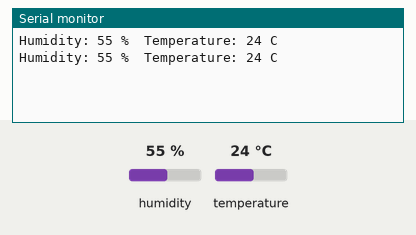
Recording of a sketch running on a simulated Arduino Uno, built with avr-gcc and run on an emulated ATmega328P. Shown: the last lines printed to the serial monitor. The test bench sets the inputs (shaded band); at power-on: humidity 55 %, temperature 24 °C.

Above: at 2.8 s.
2.9 s: humidity set to 22 %
At 5.1 s:
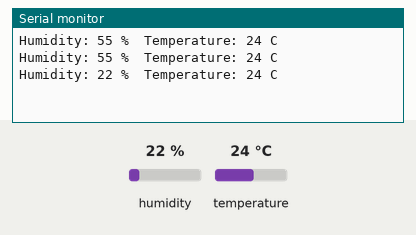
5.6 s: temperature set to 12 °C
At 7.5 s:
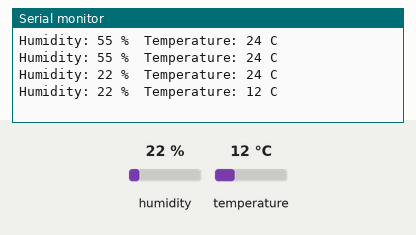
8.3 s: humidity set to 40 %
At 11.1 s:
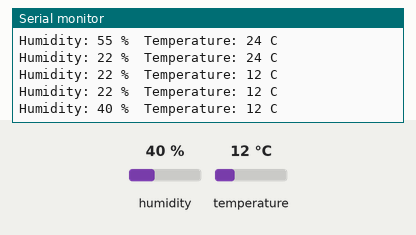
Timing chart, 0 to 12.6 s (numbered marks = the images above; inputs shaded):
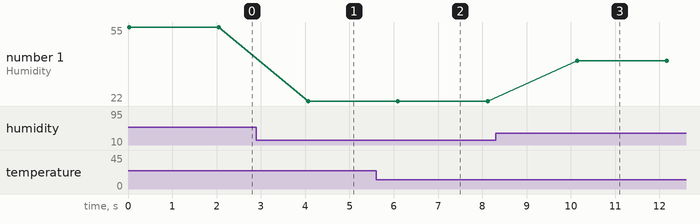

The sketch:

SampleDHT.ino
```cpp
// lozenia64
// https://blog.naver.com/ljy9378/221356541979
// Sample source cod for Arduino

// 온습도센서 사용
// 온습도센서 DHT11 디지털 2번핀 사용

#include "DHT.h"
#define DHTPIN 2
#define DHTTYPE DHT11
//DHT dht(디지털 핀, DHT넘버)
DHT dht(DHTPIN, DHTTYPE);

void setup() {
  //시리얼모니터 9600번 사용
  Serial.begin(9600);
}

void loop() {
  // 온도, 습도를 저장할 변수 t,h
  int h = dht.readHumidity();
  int t = dht.readTemperature();
  Serial.print("Humidity: ");
  Serial.print(h);
  Serial.print(" %\t");
  Serial.print("Temperature: ");
  Serial.print(t);
  Serial.println(" C");
  delay(2000);
}
```

Measured:
- after the input at 2.9 s, the serial monitor: prints a new line after 1.2 s (image 1)
- after the input at 5.6 s, the serial monitor: prints a new line after 0.49 s (image 2)
- after the input at 8.3 s, the serial monitor: prints a new line after 1.8 s (image 3)
- plotted number 1: 55 → 22 after the input at 2.9 s, 22 → 40 after the input at 8.3 s
